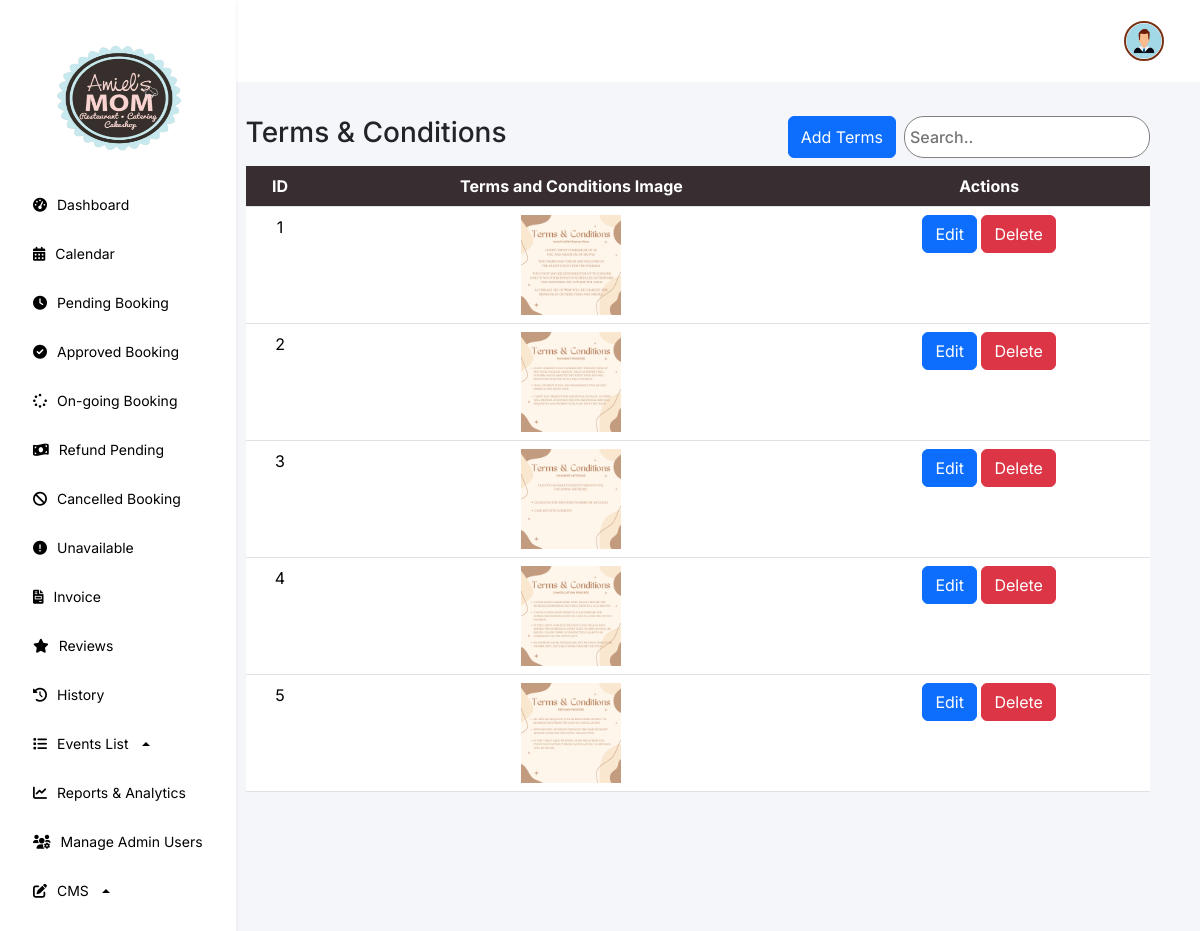
Page /features/admin/web/terms_condition.php (signed in) on the committed database.
### tables this page shows
CREATE TABLE `terms_condition` (
  `id` int(11) NOT NULL,
  `image` varchar(255) NOT NULL,
  `created_at` timestamp NOT NULL DEFAULT current_timestamp()
);

### features/admin/web/terms_condition.php (the view, shortened to what this page needs)
<?php
require '../../../db.php';
$query = "SELECT * FROM terms_condition";
$result = $conn->query($query);
?>
<!DOCTYPE html>
<html lang="en">
<head>
    <link rel="stylesheet" href="https://cdnjs.cloudflare.com/ajax/libs/font-awesome/6.0.0-beta3/css/all.min.css">
    <link href="https://cdn.jsdelivr.net/npm/bootstrap@5.3.3/dist/css/bootstrap.min.css" rel="stylesheet"
>
    <link href="https://cdn.jsdelivr.net/npm/sweetalert2@11.5.0/dist/sweetalert2.min.css" rel="stylesheet">
    <link rel="stylesheet" href="../css/index.css">
</head>
<body>
    <div class="navbar flex-column bg-white shadow-sm p-3 collapse d-md-flex" id="navbar">
    <div class="navbar-links">
        <a class="navbar-brand d-none d-md-block logo-container" href="#">
            <img src="../../../assets/logo.png" alt="Logo">
        </a>
        <a href="dashboard.php">
            <i class="fa-solid fa-gauge-high"></i>
            <span>Dashboard</span>
        </a>
        <a href="calendar.php">
            <i class="fa-solid fa-calendar-days"></i>
            <span>Calendar</span>
        </a>
        <a href="pending.php">
            <i class="fa-solid fa-clock"></i>
            <span>Pending Booking</span>
        </a>
        <a href="approve.php">
            <i class="fa-solid fa-check-circle"></i>
            <span>Approved Booking</span>
        </a>
        <a href="on-going.php">
            <i class="fa-solid fa-spinner"></i>
            <span>On-going Booking</span>
        </a>
        <a href="refund.php">
            <i class="fa-solid fa-money-bill-wave"></i>
            <span>Refund Pending</span>
        </a>
        <a href="cancel.php">
            <i class="fa-solid fa-ban"></i>
            <span>Cancelled Booking</span>
        </a>
        <a href="unavailable.php">
            <i class="fa-solid fa-exclamation-circle"></i>
            <span>Unavailable</span>
        </a>
        <a href="invoice.php">
            <i class="fa-solid fa-file-invoice"></i>
            <span>Invoice</span>
        </a>
        <a href="reviews.php">
            <i class="fa-solid fa-star"></i>
            <span>Reviews</span>
        </a>
        <a href="history.php">
            <i class="fa-solid fa-clock-rotate-left"></i>
            <span>History</span>
        </a>
        <div class="dropdown dropup">
            <a href="#" class="dropdown-toggle" id="eventsListDropdown" role="button" data-bs-toggle="dropdown" aria-expanded="false">
                <i class="fa-solid fa-list"></i>
                <span>Events List</span>
            </a>
        </div>
        <a href="reports.php">
            <i class="fa-solid fa-chart-line"></i>
            <span>Reports & Analytics</span>
        </a>
        <a href="admin-user.php">
            <i class="fa-solid fa-users-gear"></i>
            <span>Manage Admin Users</span>
        </a>
        <div class="dropdown dropup">
            <a href="#" class="dropdown-toggle" id="servicesDropdown" role="button" data-bs-toggle="dropdown" aria-expanded="false">
                <i class="fa-solid fa-pen-to-square"></i>
                <span>CMS</span>
            </a>
        </div>
    </div>
    </div>
    <div class="content flex-grow-1">
        <div class="header">
            <div class="profile-admin">
                <div class="dropdown">
                    <button class="" type="button" data-bs-toggle="dropdown" aria-expanded="false">
                        <img src="../../../assets/profile/user.png"
                            style="width: 40px; height: 40px; object-fit: cover;">
                    </button>
                </div>
            </div>
        </div>
        <div class="container mt-4">
            <div class="d-flex justify-content-between mb-2">
                <h3>Terms & Conditions</h3>
                <div class="d-flex gap-2">
                <button class="btn btn-primary" data-bs-toggle="modal" data-bs-target="#addModal">
                    Add Terms
                </button>
                    <input type="text" class="search" placeholder="Search.." id="searchInput">
                </div>
            </div>
            <div class="table-responsive">
            <table class="table">
                <thead>
                    <tr>
                        <th scope="col">ID</th>
                        <th scope="col">Terms and Conditions Image</th>
                        <th scope="col">Actions</th>
                    </tr>
                </thead>
                <tbody>
                <?php if ($result->num_rows > 0): ?>
                    <?php while ($row = $result->fetch_assoc()): ?>
                        <tr>
                            <td><?php echo $row['id']; ?></td>
                            <td>
                                <?php if ($row['image']): ?>
                                    <img src="../../../assets/terms_condition/<?php echo $row['image']; ?>" alt="Terms Image" style="max-width: 100px; cursor: pointer;" data-bs-toggle="modal" data-bs-target="#zoomModal" class="zoom-image" data-image="<?php echo "../../../assets/terms_condition/" . $row['image']; ?>">
                                <?php endif; ?>
                            </td>
                            <td>
                                <button class="btn btn-primary" data-bs-toggle="modal" data-bs-target="#editModal"
                                        data-id="<?php echo $row['id']; ?>"
                                        data-image="<?php echo $row['image']; ?>">
                                    Edit
                                </button>
                                <button class="btn btn-danger" onclick="deleteTermsCondition(<?php echo $row['id']; ?>)">Delete</button>
                            </td>
                        </tr>
                    <?php endwhile; ?>
                <?php else: ?>
                    <tr>
                        <td colspan="3" class="text-center">No data available</td>
                    </tr>
                <?php endif; ?>
                </tbody>
            </table>
</html>

### features/admin/css/index.css (style rules this page uses)
* { font-family: "Inter", sans-serif; font-optical-sizing: auto; font-style: normal; margin: 0; }
body { margin: 0; padding: 0; display: flex; overflow-x: hidden; }
.navbar { background-color: #FFFFFF; display: flex; flex-direction: column; align-items: start; padding: 20px; box-shadow: 2px 0 5px rgba(0, 0, 0, 0.1); min-width: 230px; }
.navbar a { color: #000; padding: 12px 15px; text-decoration: none; width: 100%; display: flex; align-items: center; gap: 10px; font-size: 14px !important; margin: 2px; }
.navbar-brand { padding: 0 !important; }
.navbar-brand img { display: block; justify-content: center; align-items: center; width: 70%; height: 15vh; margin: 20px 0 20px 30px; }
.navbar-links { display: flex; flex-direction: column; width: 100%; }
.content { flex-grow: 1; background-color: #F5F6FA; }
.header { display: flex; align-items: center; padding: 20px; justify-content: space-between; background-color: #FFFFFF !important; }
.header button { margin-right: 10px; }
.profile-admin { display: flex; align-items: center; margin-left: auto; gap: 5px; }
.profile-admin img { width: 40px; height: 40px; border-radius: 50%; margin-right: 10px; border: 2px solid #7A3015; }
.profile-admin button { background-color: transparent; border: none; font-size: 20px; display: flex; margin: auto; }
table { border-radius: 24px !important; }
th,tr { background-color: #382D31 !important; color: #fff !important; text-align: center; white-space: nowrap !important; }
.container { padding: 10px 50px 10px 10px; }
.container input { background-color: silver; font-weight: 500; }
.search { background-color: #fff !important; border: 1px solid #808080; border-radius: 20px; padding: 5px; }

### rows in the picture
terms_condition: id "1", image (picture)
terms_condition: id "2", image (picture)
terms_condition: id "3", image (picture)
terms_condition: id "4", image (picture)
terms_condition: id "5", image (picture)
